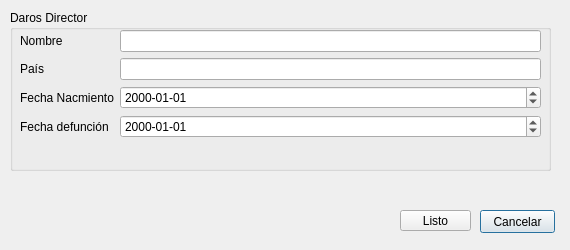
<?xml version="1.0" encoding="UTF-8"?>
<ui version="4.0">
 <class>Dialog</class>
 <widget class="QDialog" name="Dialog">
  <property name="geometry">
   <rect>
    <x>0</x>
    <y>0</y>
    <width>570</width>
    <height>250</height>
   </rect>
  </property>
  <property name="windowTitle">
   <string>Dialog</string>
  </property>
  <widget class="QGroupBox" name="groupBox">
   <property name="geometry">
    <rect>
     <x>10</x>
     <y>10</y>
     <width>541</width>
     <height>161</height>
    </rect>
   </property>
   <property name="title">
    <string>Daros Director</string>
   </property>
   <widget class="QWidget" name="formLayoutWidget">
    <property name="geometry">
     <rect>
      <x>10</x>
      <y>20</y>
      <width>521</width>
      <height>128</height>
     </rect>
    </property>
    <layout class="QFormLayout" name="formLayout">
     <item row="0" column="0">
      <widget class="QLabel" name="label">
       <property name="text">
        <string>Nombre</string>
       </property>
      </widget>
     </item>
     <item row="0" column="1">
      <widget class="QLineEdit" name="LNombre"/>
     </item>
     <item row="1" column="0">
      <widget class="QLabel" name="label_2">
       <property name="text">
        <string>País</string>
       </property>
      </widget>
     </item>
     <item row="1" column="1">
      <widget class="QLineEdit" name="LPais"/>
     </item>
     <item row="2" column="0">
      <widget class="QLabel" name="label_3">
       <property name="text">
        <string>Fecha Nacmiento</string>
       </property>
      </widget>
     </item>
     <item row="2" column="1">
      <widget class="QDateEdit" name="LNacimiento">
       <property name="displayFormat">
        <string>yyyy-MM-dd</string>
       </property>
      </widget>
     </item>
     <item row="3" column="0">
      <widget class="QLabel" name="label_4">
       <property name="text">
        <string>Fecha defunción</string>
       </property>
      </widget>
     </item>
     <item row="3" column="1">
      <widget class="QDateEdit" name="LDefuncion">
       <property name="displayFormat">
        <string>yyyy-MM-dd</string>
       </property>
      </widget>
     </item>
    </layout>
   </widget>
  </widget>
  <widget class="QPushButton" name="BCancelar">
   <property name="geometry">
    <rect>
     <x>480</x>
     <y>210</y>
     <width>75</width>
     <height>23</height>
    </rect>
   </property>
   <property name="text">
    <string>Cancelar</string>
   </property>
  </widget>
  <widget class="QPushButton" name="BListo">
   <property name="geometry">
    <rect>
     <x>400</x>
     <y>210</y>
     <width>71</width>
     <height>21</height>
    </rect>
   </property>
   <property name="text">
    <string>Listo</string>
   </property>
  </widget>
 </widget>
 <resources/>
 <connections/>
</ui>
